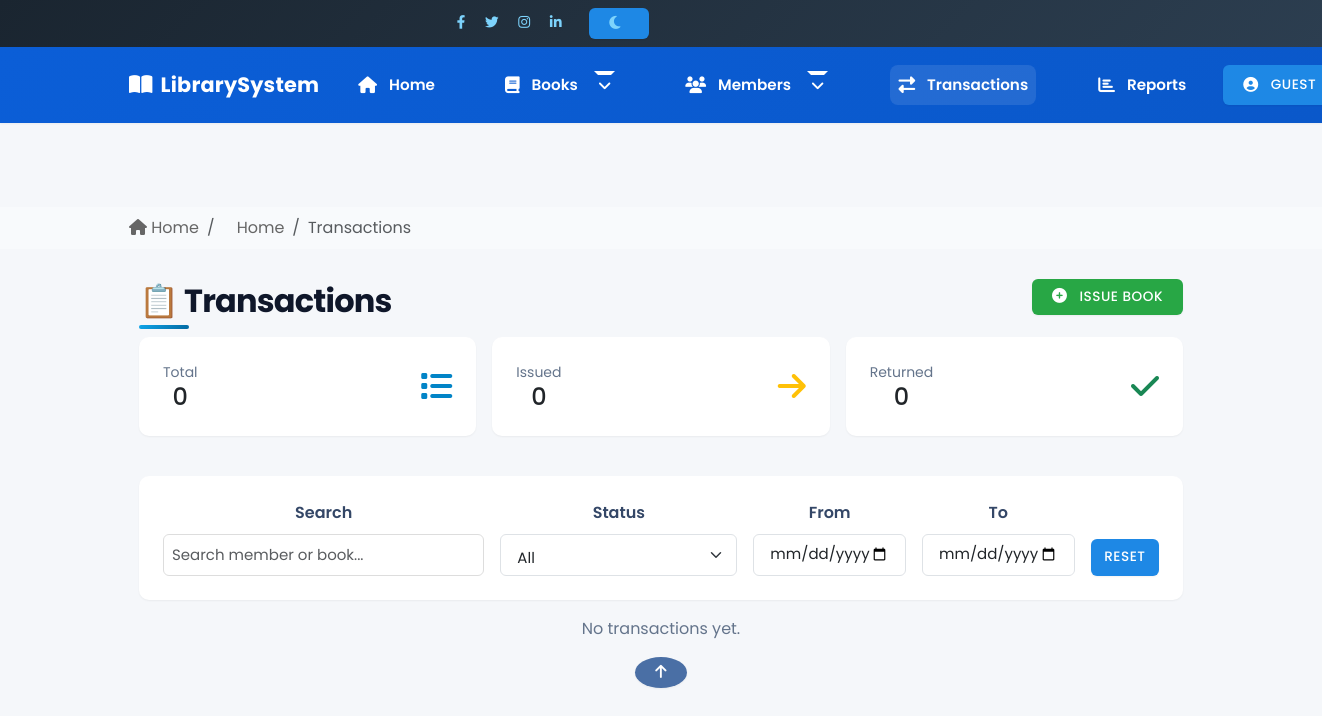
Page /transactions/ on the earlier database version.
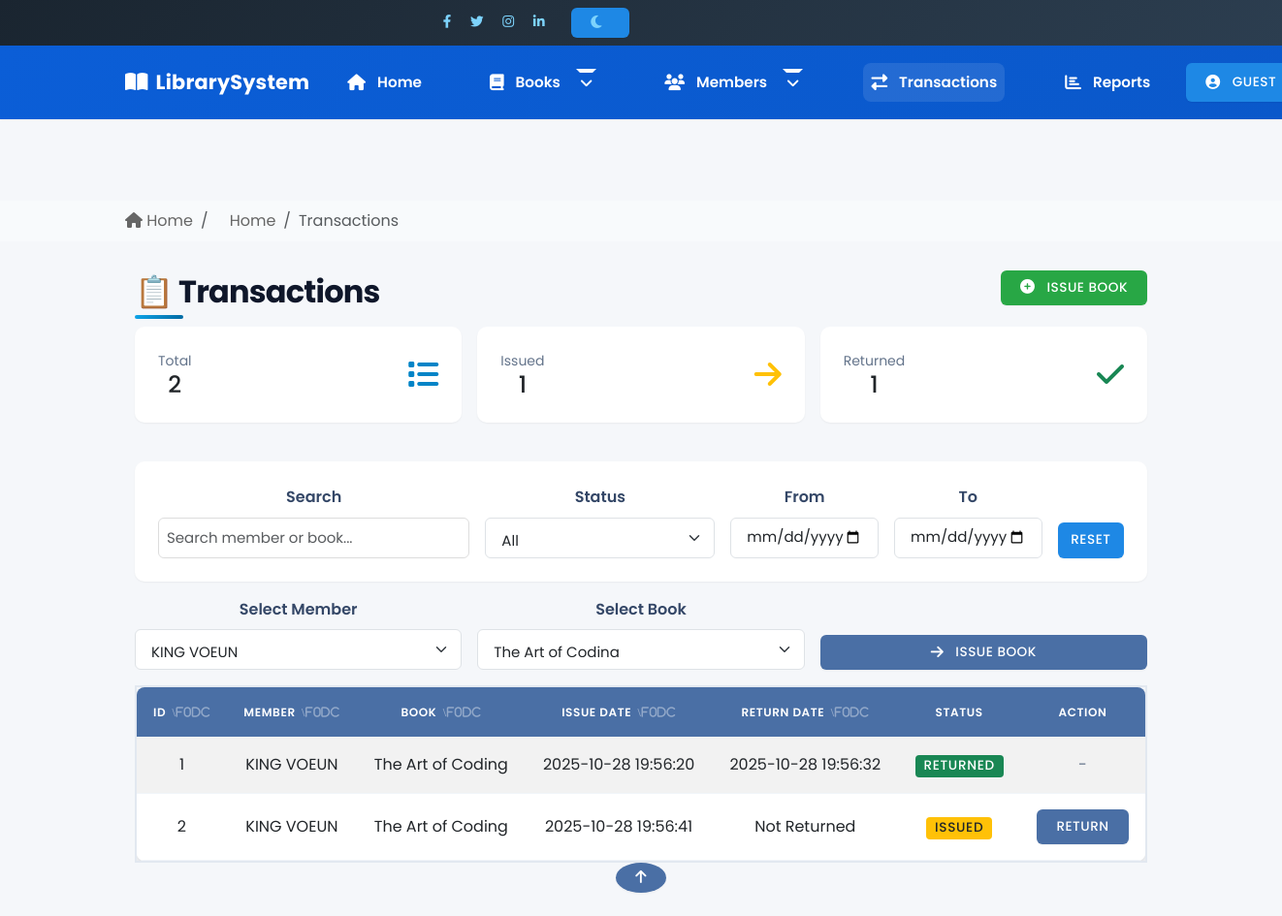
Same page on the later database version.
### tables this page shows
CREATE TABLE transactions (
                id INTEGER PRIMARY KEY AUTOINCREMENT,
                member_id INTEGER NOT NULL,
                book_id INTEGER NOT NULL,
                issue_date TEXT,
                return_date TEXT,
                FOREIGN KEY (member_id) REFERENCES members(id),
                FOREIGN KEY (book_id) REFERENCES books(id)
            );

CREATE TABLE members (
                id INTEGER PRIMARY KEY AUTOINCREMENT,
                full_name TEXT NOT NULL,
                email TEXT,
                phone TEXT,
                address TEXT,
                created_at TEXT
            , first_name TEXT, last_name TEXT, date_of_birth TEXT, gender TEXT, city TEXT, state TEXT, postal_code TEXT, member_type TEXT, membership_date TEXT, institution TEXT, emergency_contact_name TEXT, emergency_contact_phone TEXT, notes TEXT, terms_agreed INTEGER);

CREATE TABLE books (
                id INTEGER PRIMARY KEY AUTOINCREMENT,
                title TEXT NOT NULL,
                author TEXT NOT NULL,
                publisher TEXT,
                year_published TEXT,
                category TEXT,
                total_copies INTEGER,
                available_copies INTEGER
            );

### routes/transaction_routes.py (the view)
@transaction_bp.route('/')
def view_transactions():
    transactions = TransactionModel.get_all()
    total = len(transactions)
    issued = sum(1 for t in transactions if not t['return_date'])
    returned = total - issued
    members = MemberModel.get_all()
    books = BookModel.get_all()
    return render_template(
        'transactions.html',
        transactions=transactions,
        members=members,
        books=books,
        stats={"total": total, "issued": issued, "returned": returned}
    )

### models/book_model.py (called while the page is built)
    @staticmethod
    def connect():
        conn = sqlite3.connect('library.db')
        conn.row_factory = sqlite3.Row
        return conn

    @staticmethod
    def get_all():
        conn = BookModel.connect()
        cur = conn.cursor()
        cur.execute('SELECT * FROM books')
        books = cur.fetchall()
        conn.close()
        return books

### models/member_model.py (called while the page is built)
    @staticmethod
    def connect():
        conn = sqlite3.connect('library.db')
        conn.row_factory = sqlite3.Row  # Allows dict-like access
        return conn

    @staticmethod
    def get_all():
        conn = MemberModel.connect()
        cur = conn.cursor()
        cur.execute('SELECT * FROM members')
        data = cur.fetchall()
        conn.close()
        return data

### models/transaction_model.py (called while the page is built)
    @staticmethod
    def connect():
        conn = sqlite3.connect('library.db')
        conn.row_factory = sqlite3.Row
        return conn

### templates/transactions.html (shortened to what the changed rows need)
{% extends 'base.html' %}
{% block content %}
<div class="container mt-2" id="tx-page">
  <div class="d-flex flex-wrap align-items-center justify-content-between gap-2 mb-3">
    <h2 class="mb-0">📋 Transactions</h2>
    <a href="{{ url_for('transaction_bp.issue_book') }}" class="btn btn-success">
    </a>
  </div>
  {% if stats %}
  <div class="row g-3 mb-3">
    <div class="col-md-4">
      <div class="card stat-card border-0 shadow-sm">
        <div class="card-body d-flex align-items-center justify-content-between">
          <div>
            <div class="text-muted small">Total</div>
            <div class="h4 mb-0">{{ stats.total }}</div>
          </div>
          <i class="fas fa-list fa-2x text-primary"></i>
        </div>
      </div>
    </div>
    <div class="col-md-4">
      <div class="card stat-card border-0 shadow-sm">
        <div class="card-body d-flex align-items-center justify-content-between">
          <div>
            <div class="text-muted small">Issued</div>
            <div class="h4 mb-0">{{ stats.issued }}</div>
          </div>
          <i class="fas fa-arrow-right fa-2x text-warning"></i>
        </div>
      </div>
    </div>
    <div class="col-md-4">
      <div class="card stat-card border-0 shadow-sm">
        <div class="card-body d-flex align-items-center justify-content-between">
          <div>
            <div class="text-muted small">Returned</div>
            <div class="h4 mb-0">{{ stats.returned }}</div>
          </div>
          <i class="fas fa-check fa-2x text-success"></i>
        </div>
      </div>
    </div>
  </div>
  {% endif %}
  <div class="card border-0 shadow-sm mb-3">
    <div class="card-body">
    </div>
  </div>
  {% if members and books %}
  <form action="{{ url_for('transaction_bp.issue_book') }}" method="POST" class="mb-3">
    <div class="row g-3 align-items-end">
      <div class="col-md-4">
        <label for="member_id" class="form-label">Select Member</label>
        <select name="member_id" class="form-select" required>
          {% for m in members %}
          <option value="{{ m.id }}">{{ m.full_name }}</option>
          {% endfor %}
        </select>
      </div>
      <div class="col-md-4">
        <label for="book_id" class="form-label">Select Book</label>
        <select name="book_id" class="form-select" required>
          {% for b in books %}
          <option value="{{ b.id }}">{{ b.title }}</option>
          {% endfor %}
        </select>
      </div>
      <div class="col-md-4 d-grid">
        <button type="submit" class="btn btn-primary w-100">
          <i class="fas fa-arrow-right me-1"></i> Issue Book
        </button>
      </div>
    </div>
  </form>
  {% endif %}
  {% if transactions %}
  <div class="table-responsive">
    <table class="table table-striped table-hover align-middle" id="tx-table">
      <thead class="table-dark">
        <tr>
          <th data-sort="id" class="sortable">ID</th>
          <th data-sort="member" class="sortable">Member</th>
          <th data-sort="book" class="sortable">Book</th>
          <th data-sort="issue" class="sortable">Issue Date</th>
          <th data-sort="return" class="sortable">Return Date</th>
          <th>Status</th>
          <th>Action</th>
        </tr>
      </thead>
      <tbody>
        {% for t in transactions %}
        {% set is_returned = 1 if t.return_date else 0 %}
        <tr data-id="{{ t.id }}" data-member="{{ t.member_name|lower }}" data-book="{{ t.book_title|lower }}"
            data-issue="{{ t.issue_date }}" data-return="{{ t.return_date or '' }}"
            data-status="{{ 'returned' if is_returned else 'issued' }}">
          <td>{{ t.id }}</td>
          <td>{{ t.member_name }}</td>
          <td>{{ t.book_title }}</td>
          <td>{{ t.issue_date }}</td>
          <td>{{ t.return_date or 'Not Returned' }}</td>
          <td>
            {% if not t.return_date %}
            <span class="badge bg-warning text-dark">Issued</span>
            {% else %}
            <span class="badge bg-success">Returned</span>
            {% endif %}
          </td>
          <td>
            {% if not t.return_date %}
            <a href="{{ url_for('transaction_bp.return_book', transaction_id=t.id) }}" class="btn btn-primary btn-sm">Return</a>
            {% else %}
            <span class="text-muted">-</span>
            {% endif %}
          </td>
        </tr>
        {% endfor %}
      </tbody>
    </table>
  </div>
  {% else %}
  <p class="text-center text-muted">No transactions yet.</p>
  {% endif %}
</div>
{% endblock %}

Differences in the rows shown:
added transactions: id "1", member_name "KING VOEUN", book_title "The Art of Coding", issue_date "2025-10-28 19:56:20", return_date "2025-10-28 19:56:32", shows "RETURNED"
added transactions: id "2", member_name "KING VOEUN", book_title "The Art of Coding", issue_date "2025-10-28 19:56:41", return_date "Not Returned", shows "ISSUED"
Other differences:
{{ stats.total }}: "0" → "2"
{{ stats.issued }}: "0" → "1"
{{ stats.returned }}: "0" → "1"
form field member_id: (not shown) → "KING VOEUN"
form field book_id: (not shown) → "The Art of Coding"
text no longer shown: "No transactions yet."
text now shown: "Select Member Select Book ISSUE BOOK ID MEMBER BOOK ISSUE DATE RETURN DATE STATUS ACTION"
